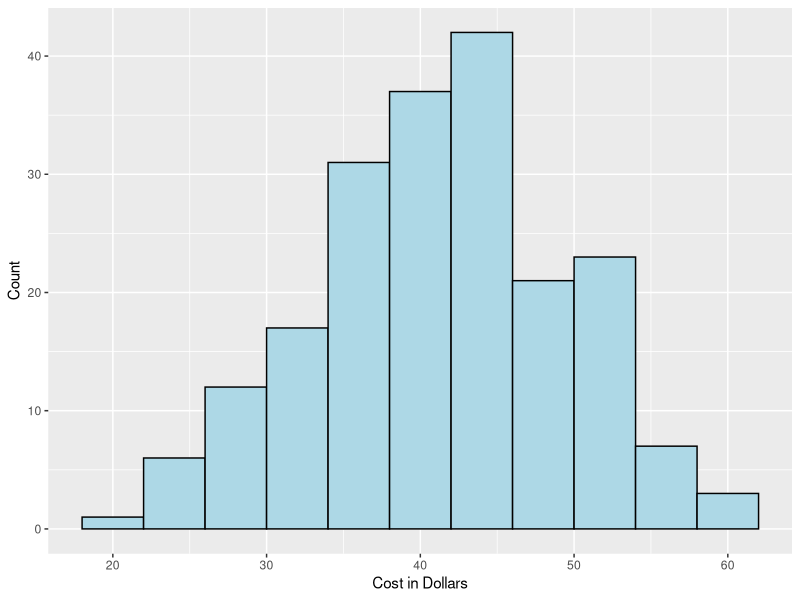
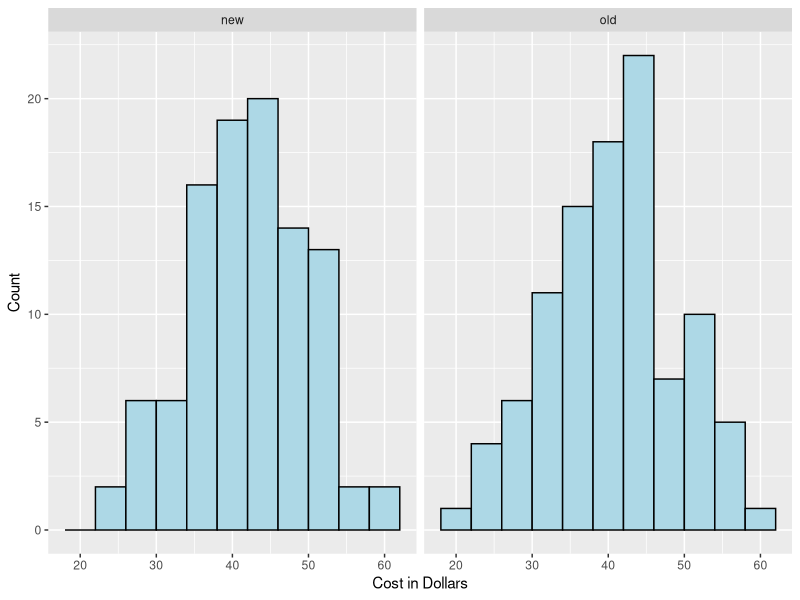
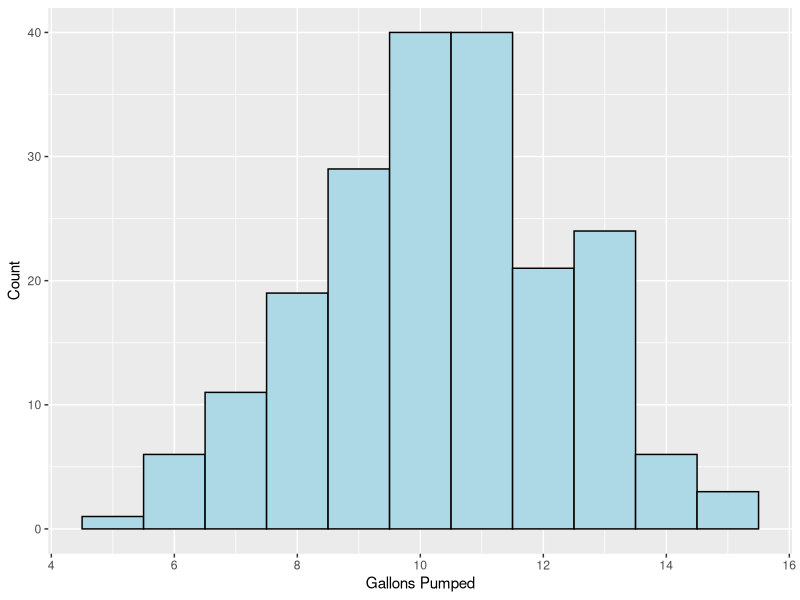
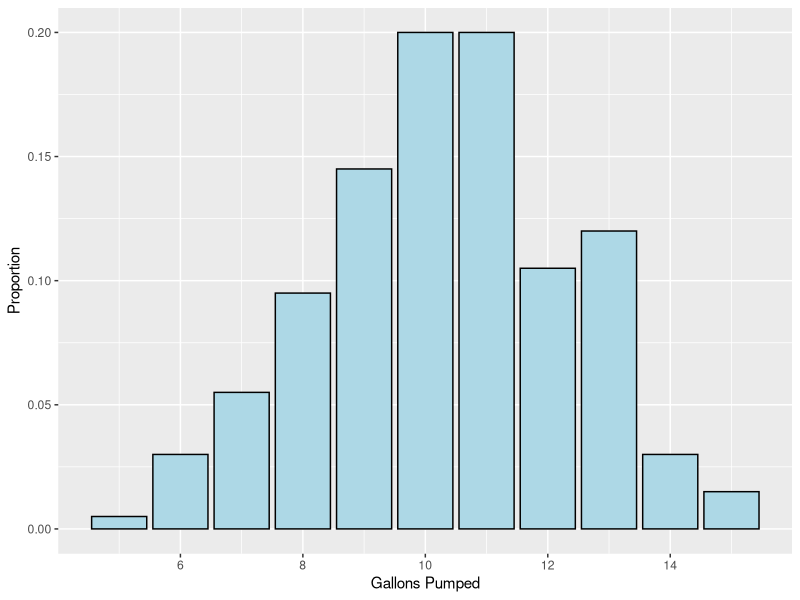
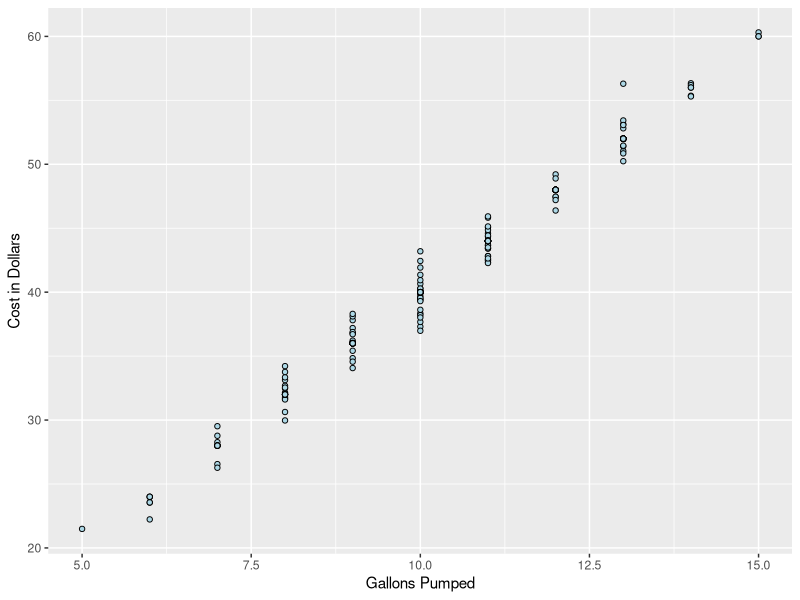
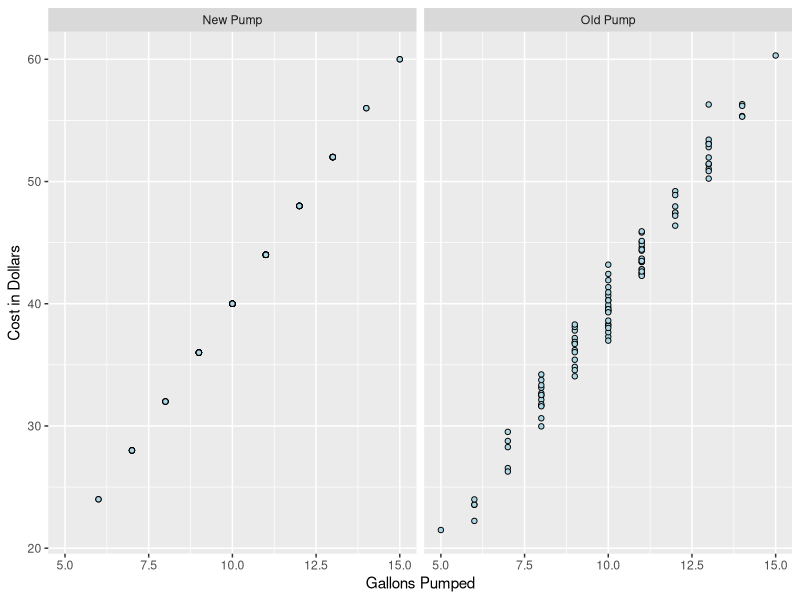
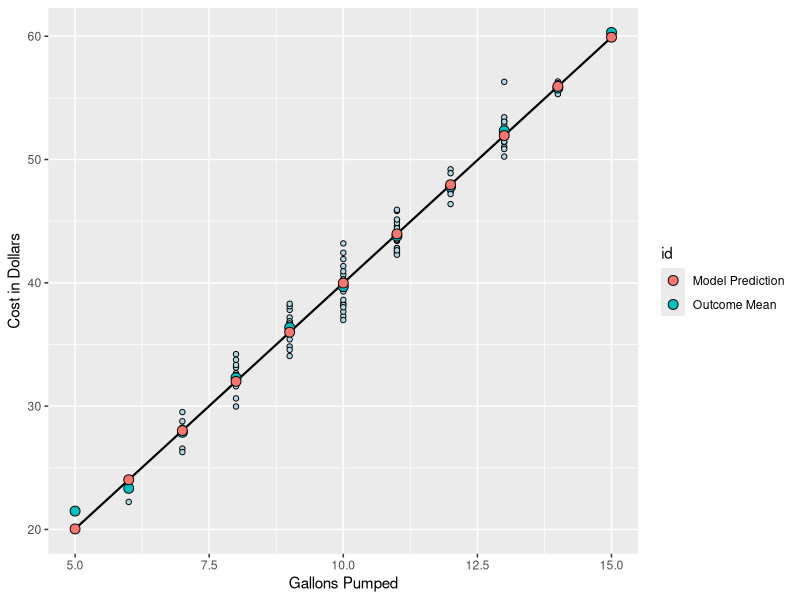
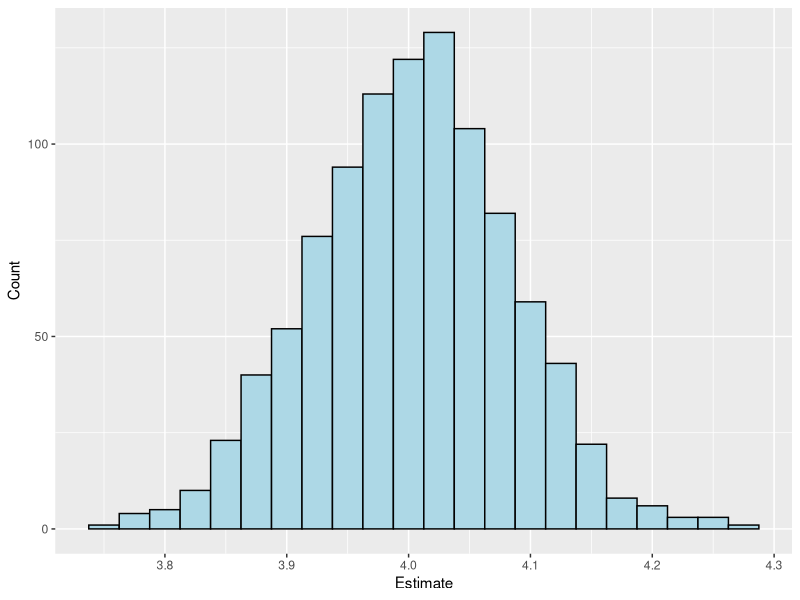

Reproduce these figures in R, in order.
## ---- chunk 1
#| include: false

library(tibble)
library(dplyr)
library(patchwork)
library(lme4)
library(car)
## ---- chunk 2
#| message: false

set.seed(906)
n_visits <- 100 # Pump vista 
pump_id <- c("old", "new") # Identify the pump used

# Simulate the gallons pumped to be only integer values between 4 and 15
# but we adjust the probabilities so that they mirror a normal dist.
gallons_pumped <- sample(
  4:15, n_visits*2, replace = TRUE, 
  prob = dnorm(4:15, mean = 10, sd = 2)/sum(dnorm(4:15, mean = 10, sd = 2)))

# Simulate the noise/uncertainty for the old pump so that it comes from 
# a normal distribution with a sd of 1.50, which means that errors should 
# mostly fall between -3*1.50 (reduce the cost by 4.50) and 3*1.50 
# (increase cost by 4.50)
noise <- rnorm(n_visits, mean = 0, sd = 1.50)

# Use the first 100 observations in gallons_pumped to simulate the cost from
# the old pump. There are several things to notice: 
# Cost/Gallon = $4 and we added the random noise
cost_old <- 4 * gallons_pumped[1:n_visits] + noise

# Use the last 100 observations in gallons_pumped to generate a deterministic
# function --- i.e. no noise is added
cost_new <- 4 * gallons_pumped[(n_visits + 1):(2 * n_visits)]

# Create a dataset that contains all of our simulated data
data_cost <- 
  tibble::tibble(
    pump_id = rep(pump_id, each = n_visits),
    gallons_pumped = gallons_pumped,
    noise = c(noise, rep(0, n_visits)), 
    cost = c(cost_old, cost_new)
  )

## ---- chunk 3
data_cost
## ---- chunk 4
#| message: false
#| fig-cap: Distribution of Cost in Dollars
#| label: fig-marginal-dist-cost

library(ggplot2)

ggplot2::ggplot(
  data = data_cost, 
  ggplot2::aes(
    x = cost
  )
) + 
  ggplot2::geom_histogram(
    fill = "lightblue",
    color = "black",
    binwidth = 4
  ) + 
  ggplot2::labs(
    x = "Cost in Dollars",
    y = "Count"
  )

## ---- chunk 5
#| message: false
#| fig-cap: Distribution of Cost in Dollars by Pump
#| label: fig-conditional-dist-cost
ggplot2::ggplot(
  data = data_cost, 
  ggplot2::aes(
    x = cost
  )
) + 
  ggplot2::geom_histogram(
    fill = "lightblue",
    color = "black",
    binwidth = 4
  ) + 
  ggplot2::facet_wrap(
    ~ pump_id
  ) + 
  ggplot2::labs(
    x = "Cost in Dollars",
    y = "Count"
  )
## ---- chunk 6
#| message: false
#| label: fig-dist-gallon-barplot
#| fig-cap: Distribution of Gallons Pumped

ggplot2::ggplot(
  data = data_cost, 
  ggplot2::aes(
    x = gallons_pumped
  )
) + 
  ggplot2::geom_histogram(
    fill = "lightblue",
    color = "black",
    binwidth = 1
  ) + 
  ggplot2::labs(
    x = "Gallons Pumped",
    y = "Count"
  )
## ---- chunk 7
#| message: false
#| label: fig-dist-gallon-bar plot
#| fig-cap: Distribution of Gallons Pumped

# First we need to restructure our data to work with 
# a bar plot.
data_barplot <- 
  data_cost |>
  dplyr::select(
    gallons_pumped
  ) |>
  dplyr::summarize(
    count = dplyr::n(),
    .by = gallons_pumped
  ) |>
  dplyr::mutate(
    total = sum(count),
    prop = count / total
  )

# Notice that we are specifying a new data frame for the "data =" argument.
ggplot2::ggplot(
  data = data_barplot, 
  ggplot2::aes(
    x = gallons_pumped,
    y = prop
  )
) + 
  ggplot2::geom_bar(
    fill = "lightblue",
    color = "black",
    stat = "identity"
  ) +
  ggplot2::labs(
    x = "Gallons Pumped",
    y = "Proportion"
  )
## ---- chunk 8
#| message: false
#| label: fig-marginal-scatter-plot
#| fig-cap: Relationship between Gallons Pumped and Cost in Dollars

ggplot2::ggplot(
  data = data_cost,
  ggplot2::aes(
    x = gallons_pumped,
    y = cost
  )
) + 
  ggplot2::geom_point(
    color = "black", fill = "lightblue", 
                      shape = 21
  ) + 
  ggplot2::labs(
    x = "Gallons Pumped", 
    y = "Cost in Dollars"
  )
## ---- chunk 9
#| message: false
#| label: fig-conditional-scatter-plot
#| fig-cap: Relationship between Gallons Pumped and Cost in Dollars

ggplot2::ggplot(
  data = data_cost |> 
    dplyr::mutate(
      label = dplyr::if_else(pump_id == "new", "New Pump", "Old Pump")
      ),
  ggplot2::aes(
    x = gallons_pumped,
    y = cost
  )
) + 
  ggplot2::geom_point(
    color = "black", fill = "lightblue", 
                      shape = 21
  ) + 
  ggplot2::facet_wrap(
    ~ label
  ) + 
  ggplot2::labs(
    x = "Gallons Pumped", 
    y = "Cost in Dollars"
  )
## ---- chunk 10
#| message: false
#| warning: false
mod_new <- lm(cost ~ gallons_pumped, 
              data = data_cost |> dplyr::filter(pump_id == "new"))

mod_old <- lm(cost ~ gallons_pumped, 
              data = data_cost |> dplyr::filter(pump_id == "old"))
## ---- chunk 11
#| message: false
#| warning: false
summary(mod_new)
## ---- chunk 12
#| message: false
summary(mod_old)
## ---- chunk 13
#| message: false
#| warning: false

table_new <- summary(mod_new)$coef |> round(2)
colnames(table_new) <- c("Estimate", "Std. Error", "Test Stat.", "P-Value")
table_new[, 3] <- c(Inf, Inf)
 
table_old <- summary(mod_old)$coef |> round(2)
colnames(table_old) <- c("Estimate", "Std. Error", "Test Stat.", "P-Value")

coef_table <- 
  rbind(table_new, table_old) |> 
  round(3) |>
  as.data.frame() |>
  tibble::rownames_to_column() |>
  dplyr::mutate(
    `Coef. Name` = c(rownames(table_new), rownames(table_old)),
    `Model ID` = c(rep("New", nrow(table_new)), rep("Old", nrow(table_old)))
  ) |>
  dplyr::select(
    `Model ID`, `Coef. Name`, Estimate, 
    `Std. Error`, `Test Stat.`, `P-Value`
  )
## ---- chunk 14
#| label: tbl-coef
#| tbl-cap: Model Coefficients
knitr::kable(coef_table)
## ---- chunk 15
#| label: fig-scatter-plot-lm
#| fig-cap: Estimated Relationship between Gallons Pumped and Cost in Dollars
#| fig-align: center
#| message: false

data_mean_labels <- 
  data_cost |>
  dplyr::filter(
    pump_id == "old"
  ) |>
  dplyr::summarize(
    mean_cost = mean(cost),
    .by = gallons_pumped
  ) |>
  dplyr::mutate(
    label = round(mean_cost, 2)
  ) |>
  dplyr::arrange(gallons_pumped)

data_pred_labels <- 
  data_cost |>
  dplyr::filter(
    pump_id == "old"
  ) |>
  dplyr::select(gallons_pumped) |>
  dplyr::distinct() |>
  dplyr::mutate(
    pred = mod_old$coefficients[1] + mod_old$coefficients[2] * gallons_pumped,
    label = as.character(round(pred, 2))
  ) |>
  dplyr::arrange(gallons_pumped)

data_labels <- 
  data_mean_labels |>
  dplyr::select(
    gallons_pumped,
    value = mean_cost
  ) |>
  dplyr::mutate(
    id = "Outcome Mean"
  ) |>
  dplyr::bind_rows(
    data_pred_labels |>
      dplyr::select(
        gallons_pumped,
        value = pred
      ) |>
      dplyr::mutate(
        id = "Model Prediction"
      )
  )

ggplot2::ggplot(
  data = data_cost |> dplyr::filter(pump_id == "old"),
  ggplot2::aes(
    x = gallons_pumped,
    y = cost
  )
) + 
  ggplot2::geom_point(color = "black", fill = "lightblue", 
                      shape = 21) + 
  ggplot2::geom_smooth(method = "lm", se = FALSE, formula = y ~ x,
                       color = "black", linewidth = .75) + 
  ggplot2::geom_point(
    data = data_labels,
    ggplot2::aes(
      x = gallons_pumped,
      y = value,
      fill = id
    ),
    size = 3,
    color = "black",
    shape = 21
  ) +
  ggplot2::labs(
    x = "Gallons Pumped",
    y = "Cost in Dollars",
    color = "Type"
  ) 
## ---- chunk 16
# We will only focus on the old pump data, so we filter the overall dataset
# to contain only values from the old pump and save it in a new object: 
# data_old
data_old <- data_cost |> dplyr::filter(pump_id == "old")

# Now we use the predict() function to add a column of model predictions to
# our data_old
data_old <- 
  data_old |>
  dplyr::mutate(
    model_prediction = 
      predict(mod_old, data = data.frame(data_old$gallons_pumped))
  )

# Now we will look at our model predictions compared to our model outcomes
data_old |>
  dplyr::select(
    gallons_pumped,
    cost, 
    model_prediction
  )
## ---- chunk 17
# Estimate a baseline model. The 1 represents the regression intercept.
mod_baseline <- lm(cost ~ 1, data = data_old)

# Estimate the RSS, SD, and mean of the outcome 
(sum((data_old$cost - mean(data_old$cost))^2)) |> round(3) # RSS 
mean(data_old$cost) |> round(3)
sd(data_old$cost) |> round(3)

# Look at the model summary and compare the intercept and 
# residual standard error to the outcome mean and SD. We can use the 
# model RSE to calculate the RSS
summary(mod_baseline)

baseline_rse <- summary(mod_baseline)$sigma^2
n <- nrow(data_old) # Get the sample size using nrow() 
baseline_rss <- baseline_rse * (n - 1) # RSS calculated from the baseline model
round(baseline_rss, 3)
## ---- chunk 18
#| echo: false

simulate_gas_example <- function(n_visit = 100,
                                 gallons_pumped,
                                 gallons_pumped_beta = 4) {
  
  gallons_pumped <- sample(
    4:15,
    n_visit,
    replace = TRUE,
    prob = dnorm(4:15, mean = 10, sd = 2) / sum(dnorm(4:15, mean = 10, sd = 2))
  )
 
  noise <- rnorm(n_visit, mean = 0, sd = 1.50)
  
  cost_old <- gallons_pumped_beta * gallons_pumped + noise
  
  # Create a dataset that contains all of our simulated data
  data_cost <-
    tibble::tibble(pump_id = "old",
                   gallons_pumped = gallons_pumped,
                   cost = cost_old)
  
  return(data_cost)
  
}
## ---- chunk 19
#| label: simulation 

set.seed(2)

reg_slope_est <- numeric()

# Start the for loop, which just tells R to repeat everything contained in "{}"
# 1,000 times
for(i in 1:1000) {
  
  # Collect our new dataset, call it data_sim
  data_sim <- simulate_gas_example(n_visit = 100,
                                   gallons_pumped_beta = 4)
  
  # Estimate our linear regression model
  mod_sim <- lm(cost ~ gallons_pumped, data = data_sim)
  
  # Save the regression slope in an object named reg_slope_est
  reg_slope_est <- c(reg_slope_est, mod_sim$coef[2])
  
  
}
## ---- chunk 20
#| label: fig-sample-dist
#| fig-cap: Sampling Distribution of a Regression Slope
#| fig-align: center
#| message: false
#| warning: false

ggplot2::ggplot(
  data = data.frame(reg_slope_est),
  ggplot2::aes(x = reg_slope_est)
) + 
  ggplot2::geom_histogram(
    color = "black", 
    fill = "lightblue",
    binwidth = .025
  ) + 
  ggplot2::labs(
    x = "Estimate",
    y = "Count"
  )
## ---- chunk 21
#| label: tbl-coef-old
#| tbl-cap: Model Coefficients using Old Gas Pump Data
#| echo: false
knitr::kable(coef_table[3:4, ])
## ---- chunk 22
# What probability (proportion) of observations fall below 0 
pnorm(0, mean = 0, sd = 1)

# What probability (proportion) of observations fall below 2
pnorm(2, mean = 0, sd = 1)
## ---- chunk 23
# Get our test statistic from the model output
test_stat <- summary(mod_old)$coefficients[2, 3]

# Calculate probability of a value equal to or smaller than the negative value
# of our test statistic: -test_stat 
prob_negative_direction <- pnorm(-test_stat, mean = 0, sd = 1)

# Calculate the probability of a value equal to greater than the positive value
# of our test statistic: test_stat
prob_positive_direction <- 1 - pnorm(test_stat, mean = 0, sd = 1)

# Add the two probabilities together to get our p-value
prob_negative_direction + prob_positive_direction
## ---- chunk 24
# Get our test statistic from the model output
test_stat <- summary(mod_old)$coefficients[2, 3]

# Calculate the probability of a value equal to greater than the positive value
# of our test statistic: test_stat
prob_positive_direction <- 1 - pnorm(test_stat, mean = 0, sd = 1)

# The probability in the positive direction is our p-value 
prob_positive_direction
## ---- chunk 25
# Get the non-directional p-value from our model
non_directional_model_p_value <- summary(mod_old)$coefficients[2, 4]

# Calculate the directional p-value by dividing by 2
directional_model_p_value <- non_directional_model_p_value / 2

directional_model_p_value
## ---- chunk 26
# Go into the model coefficient table and retrieve the estimated intercept
estimated_intercept <- summary(mod_old)$coefficients[1, 1] 

# Go into the model coefficient table and retrieve the intercept SE
intercept_se <- summary(mod_old)$coefficients[1, 2]

# Calculate the test statistic 
test_stat_int <- (estimated_intercept - 0) / intercept_se

# Calculate directional p-value
directional_p_value <- 1 - pnorm(test_stat_int, mean = 0, sd = 1)

# Calculate non-directional p-value for learning
non_directional_p_value <- 2 * directional_p_value
## ---- chunk 27
#| label: tbl-pvalue
#| tbl-cap: Directional and Non-Directional P-Values
# Print directional and non-directional p-value
tibble::tibble(`Directional p-value` = round(directional_p_value, 2),
           `Non-directional p-value` = round(non_directional_p_value, 2),
           `Model Calculated p-value` = round(
             summary(mod_old)$coefficients[1, 4], 2)
           ) |>
  knitr::kable()
## ---- chunk 28
# Retrieve the slope and standard error estimates from our model
slope_est <- mod_old$coefficients[2]
slope_se <- summary(mod_old)$coefficients[2, 2]

# Calculate the value that lies at the 97.5th percentile on a normal curve
inv_norm_cdf <- qnorm(.975, mean = 0, sd = 1)

# Calculate the lower end point of our confidence interval
conf_int_lower <- slope_est - inv_norm_cdf * slope_se

# Calculate the upper end point of our confidence interval
conf_int_upper <- slope_est + inv_norm_cdf * slope_se
## ---- chunk 29
#| echo: false
#| label: tbl-confint
#| tbl-cap: 95% Confidence Intervals for Regression Slope

tibble::tibble(
  `Slope Est.` = round(slope_est, 2),
  `SE` = round(slope_se, 2),
  `Inverse Norm. CDF` = round(qnorm(.975, mean = 0, sd = 1), 2),
  `Lower CI Value` = round(conf_int_lower, 2),
  `Upper CI Value` = round(conf_int_upper, 2)
) |>
  knitr::kable()
## ---- chunk 30
# Create a vector that contains values between the lower and upper CIs
null_range <- seq(conf_int_lower, conf_int_upper, by = .001)

# Retrieve the slope and standard error estimates from our model
slope_est <- mod_old$coefficients[2]
slope_se <- summary(mod_old)$coefficients[2, 2]

# Calculate test statistics for each of the null values in null_range 
test_stat_vector <- (slope_est - null_range) / slope_se

# Calculate non-directional p-values for each test stat
p_value_vector <- (1 - pnorm(abs(test_stat_vector), mean = 0, sd = 1)) * 2
## ---- chunk 31
#| label: fig-p-value-ci
#| fig-cap: Scatter Plot of Slope Parameters and P-Values within the CI
#| fig-align: center

ggplot2::ggplot(
  data = data.frame(p_value = p_value_vector, par_range = null_range),
  ggplot2::aes(x = par_range, y = p_value)
) +
  ggplot2::geom_point(color = "lightblue") +
  ggplot2::labs(x = "Slope Parameter", y = "P-Value") +
  ggplot2::scale_y_continuous(breaks =
                                round(seq(
                                  min(p_value_vector), max(p_value_vector), 
                                  by = 0.1
                                ), 3))
## ---- chunk 32
#| label: fig-nonlinear
#| fig-align: center
#| fig-cap: Example of a Nonlinear Relationship

gallon_pumped <- seq(1, 50, by = .05)

data_nonlinear <- 
  tibble::tibble(
    gallon_pumped,
    cost = dplyr::if_else(gallon_pumped < 18, 
                          4 * gallon_pumped,
                          2 * gallon_pumped)
  )

ggplot2::ggplot(
  data = data_nonlinear,
  ggplot2::aes(
    x = gallon_pumped,
    y = cost
  )
) + 
  ggplot2::geom_point(
    color = "lightblue"
  ) + 
  ggplot2::labs(
    x = "Gallons Pumped",
    y = "Cost in Dollars"
  )
## ---- chunk 33
set.seed(9999)

n_visits <- 100 # Pump vista

gallons_pumped <- sample(
  4:15,
  n_visits,
  replace = TRUE,
  prob = dnorm(4:15, mean = 10, sd = 2) / sum(dnorm(4:15, mean = 10, sd = 2))
)

noise <- rnorm(n_visits, mean = 0, sd = 1.50)

cost_old <- 4 * gallons_pumped + noise

# Create a dataset that contains all of our simulated data
data_unusual_points <-
  tibble::tibble(point_id = "regular",
                 gallons_pumped = gallons_pumped,
                 cost = cost_old)

# Add unusual points
data_unusual_points <-
  data_unusual_points |>
  dplyr::mutate(point_id = "Outlier") |>
  dplyr::bind_rows(tibble::tibble(
    point_id = "Outlier",
    gallons_pumped = 10,
    cost = 500
  )) |>
  dplyr::bind_rows(
    data_unusual_points |>
      dplyr::mutate(point_id = "Leverage Point") |>
      dplyr::bind_rows(
        tibble::tibble(
          point_id = "Leverage Point",
          gallons_pumped = 25,
          cost = 100
        )
      )
  ) |>
  dplyr::bind_rows(
    data_unusual_points |>
      dplyr::mutate(point_id = "Influential Point") |>
      dplyr::bind_rows(
        tibble::tibble(
          point_id = "Influential Point",
          gallons_pumped = 25,
          cost = 500
        )
      )
  ) |>
  dplyr::mutate(point_id = factor(
    point_id,
    levels = c("Outlier", "Leverage Point", "Influential Point")
  ))

plot_unusual_point <-
  ggplot2::ggplot(data = data_unusual_points, 
                  ggplot2::aes(x = gallons_pumped, y = cost)) +
  ggplot2::geom_point(
    fill = "lightblue",
    color = "black",
    size = 3,
    shape = 21
  ) +
  ggplot2::geom_smooth(
    method = lm,
    se = FALSE,
    formula = y ~ x,
    color = "black",
    alpha = .50
  ) +
  ggplot2::facet_wrap( ~ point_id, scales = "free") +
  ggplot2::labs(x = "Gallons Pumped", y = "Cost in Dollars")
## ---- chunk 34
#| label: fig-unusual-data-plot
#| echo: false
#| fig-cap: Effects of Outliers, Leverage, and Influence
#| fig-align: center

plot_unusual_point
## ---- chunk 35
# Simulating nonlinear relationships
set.seed(16)
n <- 500
x <- rnorm(n)

y_quad <- 9 + x + - .75 * x^2 + rnorm(n, sd = 2.5)
y_exp <- .75 * exp(-.50 * x + rnorm(n, sd = .75))

data_nonlinear <- 
  tibble::tibble(
    x,
    y_quad,
    y_exp
  )

# Fitting linear models to nonlinear data
mod_quad <- lm(y_quad ~ x, data = data_nonlinear)
mod_exp <- lm(y_exp ~ x, data = data_nonlinear)

# Getting Studentized Residuals & creating a data frame for plotting
data_nonlinear_plot <- 
  tibble::tibble(
    id = rep(c("Quadratic", "Exponential"), each = n),
    x = c(x, x),
    stud_res = c(MASS::studres(mod_quad), MASS::studres(mod_exp))
  )

# Plotting residuals against predictors 
plot_linear_check <- 
  ggplot2::ggplot(
    data = data_nonlinear_plot,
    ggplot2::aes(
      x = x, 
      y = stud_res
    )
  ) + 
  ggplot2::geom_point(color = "black", fill = "lightblue",
                      shape = 21) + 
  ggplot2::facet_wrap(~ id, scales = "free") + 
  ggplot2::geom_smooth(se = FALSE) + 
  ggplot2::labs(
    x = "Predictor Variable", 
    y = "Studentized Residuals"
  )

## ---- chunk 36
#| label: fig-nonlinear-plots
#| fig-cap: Looking for Nonlinear Relationships with Residual Plots
#| fig-align: center
#| echo: false
#| message: false

plot_linear_check
## ---- chunk 37
# Let's create some transformed variables in our data frame
data_nonlinear <- 
  data_nonlinear |>
  dplyr::mutate(
    log_y_exp = log(y_exp),
    x_sq = x^2,
    x_cube = x^3
  )

# Let's fit models with these transformed variables
mod_log_transform <- lm(log_y_exp ~ x, data = data_nonlinear)
mod_exp_approx <- lm(y_exp ~ x + x_sq + x_cube, data = data_nonlinear)

# Now let's examine the residual plots
# Getting Studentized Residuals & creating a data frame for plotting
data_transform_plot <- 
  tibble::tibble(
    id = rep(c("Log Transform", "Polynomial Approximation"), each = n),
    x = c(x, x),
    stud_res = c(MASS::studres(mod_log_transform), MASS::studres(mod_exp_approx))
  )

# Plotting residuals against predictors 
plot_linear_transform_check <- 
  ggplot2::ggplot(
    data = data_transform_plot,
    ggplot2::aes(
      x = x, 
      y = stud_res
    )
  ) + 
  ggplot2::geom_point(color = "black", fill = "lightblue",
                      shape = 21) + 
  ggplot2::facet_wrap(~ id, scales = "free") + 
  ggplot2::geom_smooth(se = FALSE) + 
  ggplot2::labs(
    x = "Predictor Variable", 
    y = "Studentized Residuals"
  )
## ---- chunk 38
#| label: fig-linear-transform-plot
#| fig-cap: Residual Plots with Nonlinear Effect Removed
#| fig-align: center
#| echo: false
#| message: false

plot_linear_transform_check
## ---- chunk 39
#| label: fig-dependence-plots
#| fig-cap: Residual Plots for Violations of Independent Errors
#| fig-align: center
#| echo: false
#| message: false

set.seed(6942)
ngroup <- 5
n <- ngroup*100

e1 <- rnorm(n)

g_e2 <- rnorm(ngroup, sd = 2)
g_e3 <- rnorm(ngroup, sd = 3)

y1 <- e1
y2 <- e1 + rep(g_e2, each = 100)
y3 <- e1 + rep(g_e3, each = 100)

mod_1 <- lm(y1 ~ 1)
mod_2 <- lm(y2 ~ 1)
mod_3 <- lm(y3 ~ 1)

data_dep_plot <- 
  tibble::tibble(
    id = rep(c("Independent", "Moderately Dependent", "Very Dependent"), 
             each = n),
    stud_resid = c(MASS::stdres(mod_1), MASS::stdres(mod_2), MASS::stdres(mod_3)),
    index = rep(1:n, 3)
  )

ggplot2::ggplot(
  data = data_dep_plot,
  ggplot2::aes(
    x = index,
    y = stud_resid
  )
) + 
  ggplot2::geom_point(fill = "lightblue", color = "black",
                      shape = 21) + 
  ggplot2::facet_wrap(~id, scales = "free")
## ---- chunk 40
#| label: fig-nonconstant-variance
#| fig-cap: Residual Plots for Non-constant Error Variance
#| fig-align: center
#| echo: false

set.seed(34634)

n <- 500 

x <- runif(n, -3, 3)

e1 <- rnorm(n, sd = 3)
e2 <- rnorm(n, sd = 3 + exp(.8*x))

y1 <- x + e1
y2 <- x + e2

mod_1 <- lm(y1 ~ x)
mod_2 <- lm(y2 ~ x)

data_non_con_var <- 
  tibble::tibble(
    id = c(rep("Constant", n), rep("Non-Constant", n)),
    x = c(x, x),
    stud_res = c(MASS::stdres(mod_1), MASS::stdres(mod_2))
  )

ggplot2::ggplot(
  data = data_non_con_var,
  ggplot2::aes(
    x = x,
    y = stud_res
  )
) + 
  ggplot2::geom_point(color = "black", fill = "lightblue", 
                      shape = 21) + 
  ggplot2::facet_wrap(~id, scale = "free") + 
  ggplot2::labs(
    x = "Predictor Variable", 
    y = "Studentized Residual"
  )
## ---- chunk 41
#| label: fig-normal-residual-plot
#| fig-cap: Distribution of Model Residuals
#| fig-align: center
#| echo: false

set.seed(32413)

n <- 500

x <- scale(rexp(n, rate = .80))

y <- 2 + x + rnorm(n, sd = 1)

mod_norm <- lm(y ~ x)

data_norm_plot <- 
  tibble::tibble(
    id = rep(c("Outcome Variable Responses", "Studentized Residuals"), each = n),
    response = c(y, MASS::stdres(mod_norm))
  )

ggplot2::ggplot(
  data = data_norm_plot, 
  ggplot2::aes(
    x = response
  )
) + 
  ggplot2::geom_histogram(
    color = "black",
    fill = "lightblue",
    bins = 25
  ) + 
  ggplot2::facet_wrap(~id, scale = "free") + 
  ggplot2::labs(
    x = "Values",
    y = ""
  )
